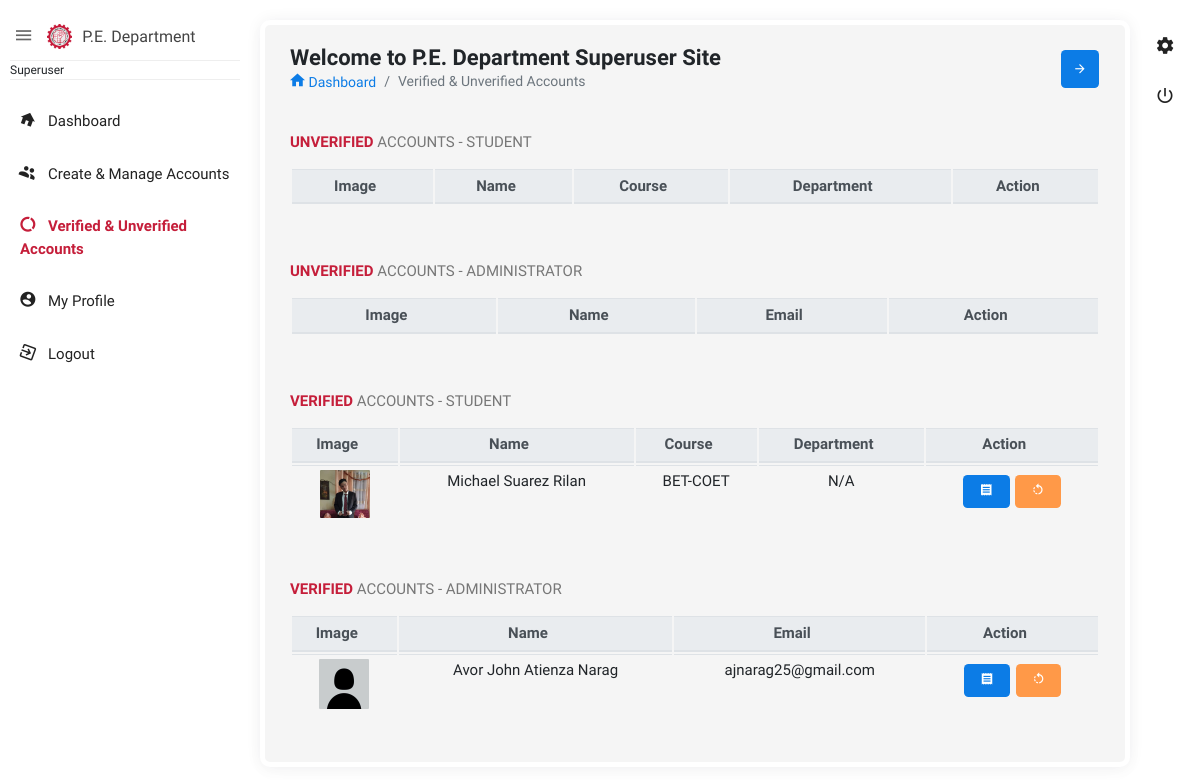
/admin/super_user/_verifyunverify.php, run on the app's committed database.
### tables this page shows
CREATE TABLE `registration` (
  `id` int(11) NOT NULL,
  `firstname` varchar(100) NOT NULL,
  `middlename` varchar(100) NOT NULL,
  `lastname` varchar(100) NOT NULL,
  `email` varchar(100) NOT NULL,
  `contact` varchar(100) NOT NULL,
  `gender` varchar(100) NOT NULL,
  `course` varchar(100) NOT NULL,
  `department` varchar(100) NOT NULL,
  `image` text NOT NULL,
  `password` varchar(100) NOT NULL,
  `qr` text NOT NULL,
  `users` varchar(100) NOT NULL,
  `otp` int(11) NOT NULL,
  `id_no` varchar(20) DEFAULT NULL,
  `qr_path` varchar(300) DEFAULT NULL,
  `status` varchar(100) NOT NULL
);

### admin/super_user/_verifyunverify.php (the view, shortened to what this page needs)
<?php
    include('connection.php');
?>
<!doctype html>
<html class="no-js " lang="en">
<head>
<link rel="stylesheet" href="assets/plugins/bootstrap/css/bootstrap.min.css">
<link rel="stylesheet" href="assets/plugins/fullcalendar/fullcalendar.min.css">
<link rel="stylesheet" href="assets/plugins/bootstrap-select/css/bootstrap-select.css" />
<link href="assets/plugins/bootstrap-material-datetimepicker/css/bootstrap-material-datetimepicker.css" rel="stylesheet" />
<link rel="stylesheet" href="assets/plugins/bootstrap-tagsinput/bootstrap-tagsinput.css">
<link href="assets/plugins/bootstrap-select/css/bootstrap-select.css" rel="stylesheet" />
<link rel="stylesheet" href="assets/plugins/jquery-datatable/dataTables.bootstrap4.min.css">
<link rel="stylesheet" href="assets/css/style.min.css">
<link rel="stylesheet" href="assets/plugins/sweetalert/sweetalert.css"/>
</head>
<body class="theme-blush">
<div class="navbar-right">
    <ul class="navbar-nav">
        <li><a href="javascript:void(0);" class="js-right-sidebar" title="Setting"><i class="zmdi zmdi-settings zmdi-hc-spin"></i></a></li>
        <li><a href="functions.php?logout" class="mega-menu" title="Sign Out"><i class="zmdi zmdi-power"></i></a></li>
    </ul>
</div>
<aside id="leftsidebar" class="sidebar">
    <div class="navbar-brand">
        <button class="btn-menu ls-toggle-btn" type="button"><i class="zmdi zmdi-menu"></i></button>
        <a href="index.php"><img src="assets/images/tuplogo.png" width="25" alt="Aero"><span class="m-l-10">P.E. Department</span></a>
    </div>
    <div class="menu">
        <ul class="list">
            <li>
                <div class="user-info">
                    <small>Superuser</small>
                </div>
            </li>
            <li><a href="index.php"><i class="zmdi zmdi-home"></i><span>Dashboard</span></a></li>
            <li><a href="_createmanage.php"><i class="zmdi zmdi-accounts"></i><span>Create & Manage Accounts</span></a></li>
            <li class="active open"><a href="_verifyunverify.php"><i class="zmdi zmdi-chart-donut"></i><span>Verified & Unverified Accounts</span></a></li>
            <li><a href="_profile.php"><i class="zmdi zmdi-account-circle"></i><span>My Profile</span></a></li>
            <li><a href="functions.php?logout"><i class="zmdi zmdi-sign-in"></i><span>Logout</span></a></li>
        </ul>
    </div>
</aside>
<section class="content">
    <div class="body_scroll">
        <div class="block-header">
            <div class="row">
                <div class="col-lg-7 col-md-6 col-sm-12">
                    <h2>Welcome to P.E. Department Superuser Site</h2>
                    <ul class="breadcrumb">
                        <li class="breadcrumb-item"><a href="index.php"><i class="zmdi zmdi-home"></i> Dashboard</a></li>
                        <li class="breadcrumb-item active">Verified & Unverified Accounts</li>
                    </ul>
                </div>
                <div class="col-lg-5 col-md-6 col-sm-12">
                    <button class="btn btn-primary btn-icon float-right right_icon_toggle_btn" type="button"><i class="zmdi zmdi-arrow-right"></i></button>
                </div>
            </div>
        </div>
        <div class="container-fluid">
            <div class="row clearfix">
                <div class="col-sm-12 col-md-12 col-lg-12">
                    <div class="card">
                        <div class="header">
                            <h2><strong>Unverified</strong> Accounts - Student</h2>
                        </div>
                        <div class="table-responsive" style="text-align: center;">
                            <table class="table table-hover js-basic-example dataTable table-sm " id="table1">
                                <thead class="thead-light">
                                    <tr>
                                        <th>Image</th>
                                        <th>Name</th>
                                        <th>Course</th>
                                        <th>Department</th>
                                        <th>Action</th>
                                    </tr>
                                </thead>
                            </table>
                        </div>
                    </div>
                    <div class="card">
                        <div class="header">
                            <h2><strong>Unverified</strong> Accounts - Administrator</h2>
                        </div>
                        <div class="table-responsive" style="text-align: center;">
                            <table class="table table-hover js-basic-example dataTable table-sm " id="table1">
                                <thead class="thead-light">
                                    <tr>
                                        <th>Image</th>
                                        <th>Name</th>
                                        <th>Email</th>
                                        <th>Action</th>
                                    </tr>
                                </thead>
                            </table>
                        </div>
                    </div>
                    <div class="card">
                        <div class="header">
                            <h2><strong>Verified</strong> Accounts - Student</h2>
                        </div>
                        <div class="table-responsive" style="text-align: center;">
                            <table class="table table-hover js-basic-example dataTable table-sm " id="table1">
                                <thead class="thead-light">
                                    <tr>
                                        <th>Image</th>
                                        <th>Name</th>
                                        <th>Course</th>
                                        <th>Department</th>
                                        <th>Action</th>
                                    </tr>
                                </thead>
                                <tbody>
                                    <?php
                                        $query = "SELECT * FROM registration WHERE status='VERIFIED'";
                                        $result = mysqli_query($conn, $query);
                                        while ($row = mysqli_fetch_array($result)) {
                                    ?>
                                    <tr>
                                        <td><img src="../../<?php echo $row['image'] ?>" width="50px" alt=""></td>
                                        <td><?php echo $row['firstname'] ?> <?php echo $row['middlename'] ?> <?php echo $row['lastname'] ?></td>
                                        <td><?php echo $row['course'] ?></td>
                                        <td><?php echo $row['department'] ?></td>
                                        <td>
                                            <button class="btn btn-primary" data-toggle="modal" data-bs-toggle="tooltip" data-bs-placement="top" title="Account Details" data-target="#accdetails<?php echo $row['id'] ?>"><i class="zmdi zmdi-receipt"></i> </button>
                                            <button class="btn btn-warning" data-toggle="modal" data-bs-toggle="tooltip" data-bs-placement="top" title="Unverify Account" data-target="#delete<?php echo $row['id'] ?>"><i class="zmdi zmdi-rotate-left"></i>  </button>
                                        </td>
                                    </tr>
                                    <?php } ?>
                                </tbody>
                            </table>
                        </div>
                    </div>
                    <div class="card">
                        <div class="header">
                            <h2><strong>Verified</strong> Accounts - Administrator</h2>
                        </div>
                        <div class="table-responsive" style="text-align: center;">
                            <table class="table table-hover js-basic-example dataTable table-sm " id="table1">
                                <thead class="thead-light">
                                    <tr>
                                        <th>Image</th>
                                        <th>Name</th>
                                        <th>Email</th>
                                        <th>Action</th>
                                    </tr>
                                </thead>
                                <tbody>
                                    <?php
                                        $query = "SELECT * FROM admin WHERE acc_status='VERIFIED'";
                                        $result = mysqli_query($conn, $query);
                                        while ($row = mysqli_fetch_array($result)) {
                                    ?>
                                    <tr>
                                        <td><img src="../<?php echo $row['image'] ?>" width="50px" alt=""></td>
                                        <td><?php echo $row['firstname'] ?> <?php echo $row['middlename'] ?> <?php echo $row['lastname'] ?></td>
                                        <td><?php echo $row['email'] ?></td>
                                        <td>
                                            <button class="btn btn-primary" data-toggle="modal" data-bs-toggle="tooltip" data-bs-placement="top" title="Account Details" data-target="#accdetails<?php echo $row['id'] ?>"><i class="zmdi zmdi-receipt"></i> </button>
                                            <button class="btn btn-warning" data-toggle="modal" data-bs-toggle="tooltip" data-bs-placement="top" title="Unverify Account" data-target="#delete<?php echo $row['id'] ?>"><i class="zmdi zmdi-rotate-left"></i>  </button>
                                        </td>
                                    </tr>
                                    <?php } ?>
                                </tbody>
                            </table>
                        </div>
                    </div>
                </div>
            </div>
        </div>
    </div>
</section>
</body>
</html>

### data on the page
registration: image (picture), firstname "Michael", middlename "Suarez", lastname "Rilan", course "BET-COET", department "N/A"

### other printed values
$row['firstname'] "Avor John"
$row['middlename'] "Atienza"
$row['lastname'] "Narag"
$row['email'] "ajnarag25@gmail.com"
